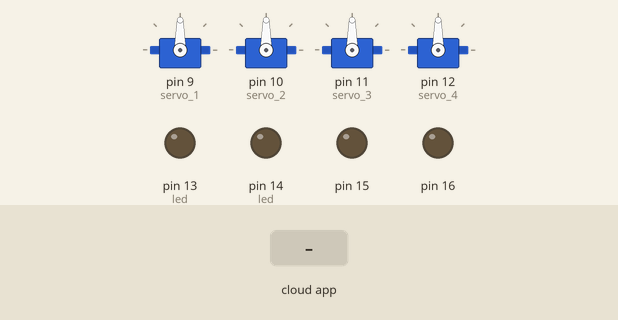
The sketch below on a simulated Arduino Uno, built with avr-gcc and run on an emulated ATmega328P. On the bench: 4 × servo, output pins drawn as LEDs (lit = HIGH). The inputs (shaded band) are chosen by the test bench. The ROS host is connected and sends only what is stated.

Above: at 1.2 s.
1.3 s: the phone or cloud app sets servo_1 to 0
At 2.5 s:
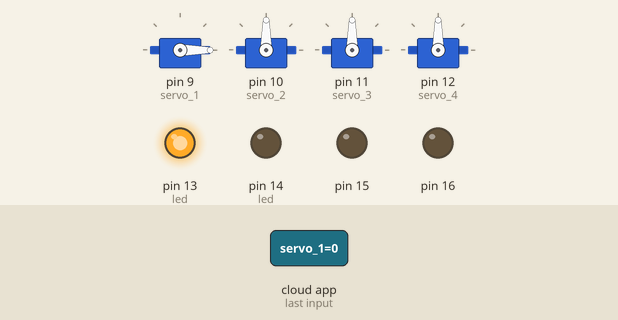
2.8 s: the phone or cloud app sets servo_2 to 0
At 3.8 s:
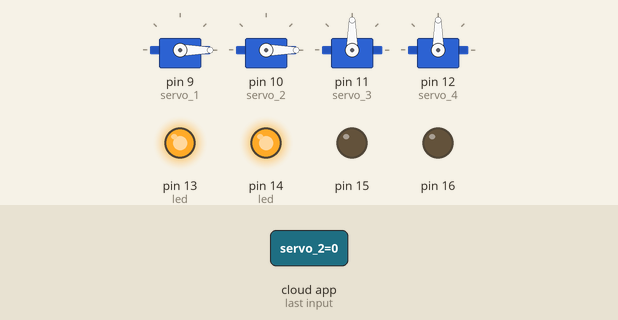
4.3 s: the phone or cloud app sets servo_3 to 0
At 4.9 s:
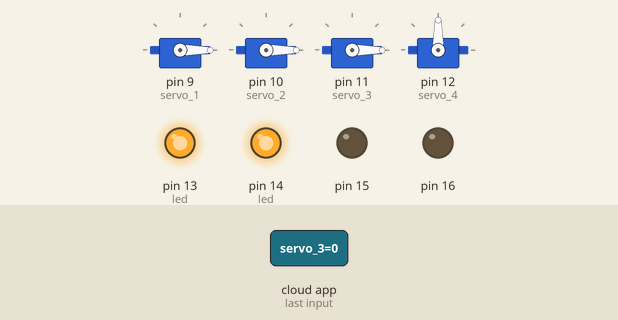
5.8 s: the phone or cloud app sets servo_4 to 0
At 7.0 s:
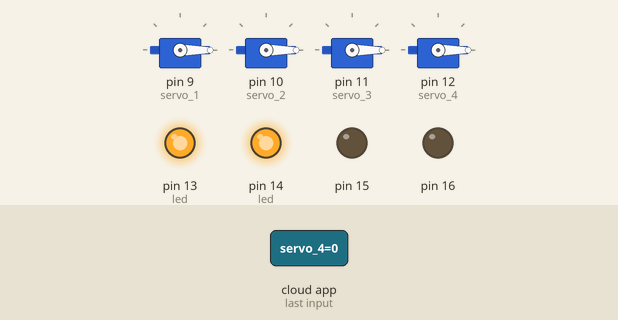
7.3 s: the phone or cloud app sets servo_1 to 45
At 8.4 s:
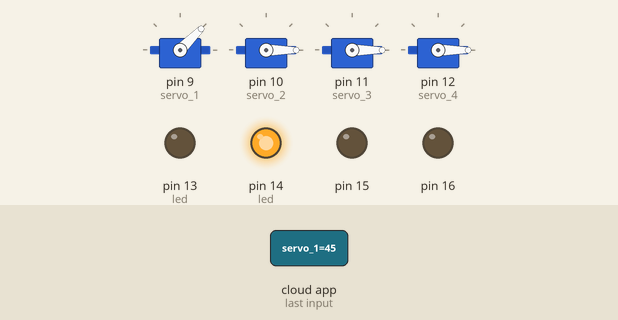
8.8 s: the phone or cloud app sets servo_2 to 45
At 9.5 s:
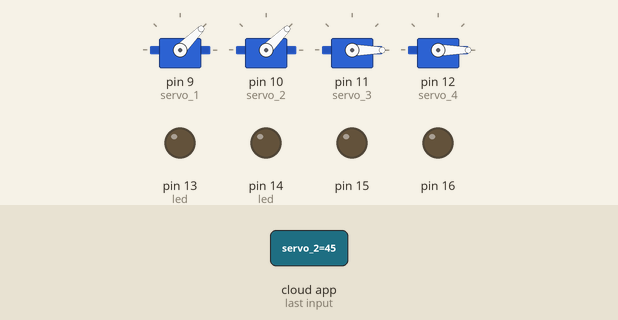
Timing chart, 0 to 11.3 s (numbered marks = the images above; inputs shaded):
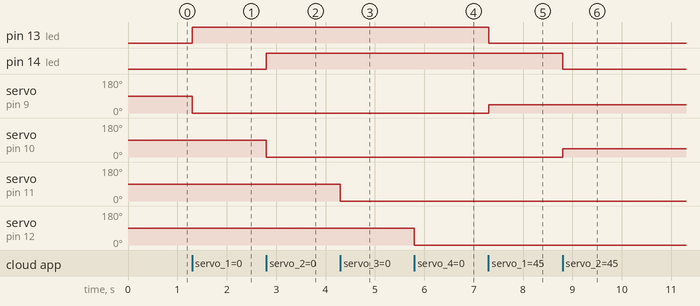

The sketch:

servo_driver.ino
```cpp
/*
 * rosserial Servo Control Example
 *
 * This sketch demonstrates the control of hobby R/C servos
 * using ROS and the arduiono
 *
 * For the full tutorial write up, visit
 * www.ros.org/wiki/rosserial_arduino_demos
 *
 * For more information on the Arduino Servo Library
 * Checkout :
 * http://www.arduino.cc/en/Reference/Servo
 */

#if defined(ARDUINO) && ARDUINO >= 100
  #include "Arduino.h"
#else
  #include <WProgram.h>
#endif

#include <Servo.h>
#include <ros.h>
#include <std_msgs/UInt16.h>

ros::NodeHandle  nh;

Servo servo_1;
Servo servo_2;
Servo servo_3;
Servo servo_4;

void servo_cb_1( const std_msgs::UInt16& cmd_msg){
  servo_1.write(cmd_msg.data); //set servo angle, should be from 0-180
  digitalWrite(13, HIGH-digitalRead(13));  //toggle led
}

void servo_cb_2( const std_msgs::UInt16& cmd_msg){
  servo_2.write(cmd_msg.data); //set servo angle, should be from 0-180
  digitalWrite(14, HIGH-digitalRead(14));  //toggle led
}

void servo_cb_3( const std_msgs::UInt16& cmd_msg){
  servo_3.write(cmd_msg.data); //set servo angle, should be from 0-180
  digitalWrite(15, HIGH-digitalRead(14));  //toggle led
}
void servo_cb_4( const std_msgs::UInt16& cmd_msg){
  servo_4.write(cmd_msg.data); //set servo angle, should be from 0-180
  digitalWrite(16, HIGH-digitalRead(14));  //toggle led
}
ros::Subscriber<std_msgs::UInt16> sub_1("servo_1", servo_cb_1);
ros::Subscriber<std_msgs::UInt16> sub_2("servo_2", servo_cb_2);
ros::Subscriber<std_msgs::UInt16> sub_3("servo_3", servo_cb_3);
ros::Subscriber<std_msgs::UInt16> sub_4("servo_4", servo_cb_4);

void setup(){
  pinMode(13, OUTPUT);
  pinMode(14, OUTPUT);
  pinMode(15, OUTPUT);
  pinMode(16, OUTPUT);


  nh.initNode();
  nh.subscribe(sub_1);
  nh.subscribe(sub_2);
  nh.subscribe(sub_3);
  nh.subscribe(sub_4);

  servo_1.attach(9); //attach it to pin 9
  servo_2.attach(10); //attach it to pin 10
  servo_3.attach(11); //attach it to pin 11
  servo_4.attach(12); //attach it to pin 12
}

void loop(){
  nh.spinOnce();
  delay(1);
}
```

Measured:
- after the input at 1.3 s, pin 13 (led): LOW → HIGH at once; servo on pin 9 (servo_1): 90° → 0° at once
- after the input at 2.8 s, pin 14 (led): LOW → HIGH at once; servo on pin 10 (servo_2): 90° → 0° at once
- after the input at 4.3 s, servo on pin 11 (servo_3): 90° → 0° at once
- after the input at 5.8 s, servo on pin 12 (servo_4): 90° → 0° at once
- after the input at 7.3 s, pin 13 (led): HIGH → LOW at once; servo on pin 9 (servo_1): 0° → 45° at once
- after the input at 8.8 s, pin 14 (led): HIGH → LOW at once; servo on pin 10 (servo_2): 0° → 45° at once
